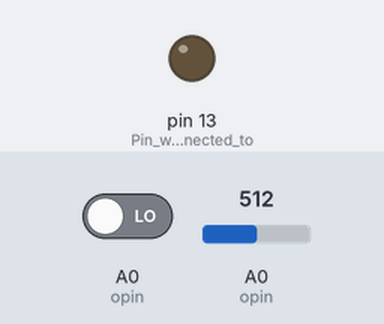
This sketch was run on a simulated Arduino Uno, built with avr-gcc and run on an emulated ATmega328P. On the bench: output pins drawn as LEDs (lit = HIGH). Inputs (shaded band) come from the test bench; at power-on: A0 (opin) LOW, A0 (opin) = 512. What the sketch prints to the serial monitor is not drawn.

Above: at 1.2 s.
1.3 s: A0 (opin) driven HIGH
At 2.5 s:
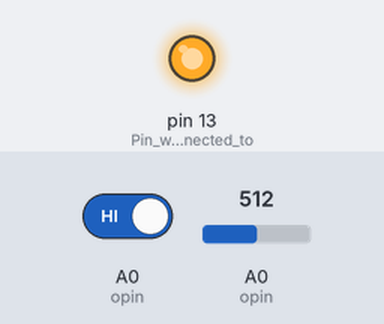
2.8 s: A0 (opin) driven LOW
At 3.8 s:
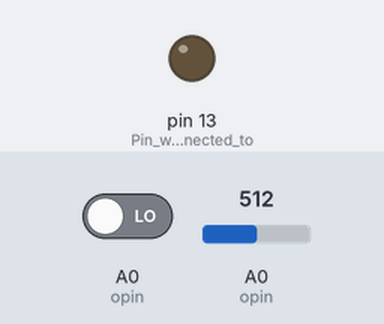
Timing chart, 0 to 5.8 s (numbered marks = the images above; inputs shaded):
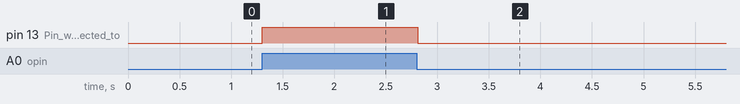

Measured:
- after the input at 1.3 s, pin 13 (Pin_which_is_connected_to): LOW → HIGH at once
- after the input at 2.8 s, pin 13 (Pin_which_is_connected_to): HIGH → LOW at once

The sketch:

IRsens.ino
```cpp
const int opin = A0;
int input_val = 0;

void setup() {
  pinMode(13, OUTPUT);        //Pin which is connected to the builtin LED
  pinMode(opin, INPUT);       //Pin 2 is connected to the output of the sensor
  Serial.begin(9600);
}

void loop() {
  if(digitalRead(opin) == HIGH){   //Check the sensor output
    digitalWrite(13, HIGH);       //if sensor output is HIGH, turn the builtin LED ON
  }
  else{
    digitalWrite(13, LOW);        //if the sensor output is LOW, turn the builtin LED OFF
  }
  input_val = analogRead(opin);   //read the output value of the sensor
  Serial.println(input_val);       //print the read value on serial monitor
  _delay_ms(100);                //wait for one second
}
```
